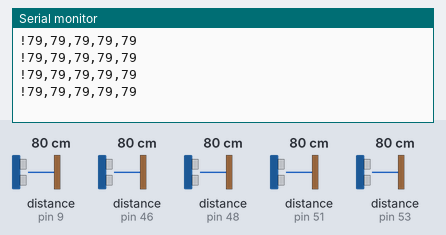
Bench run of a sketch on a simulated Arduino Mega 2560, built with avr-gcc and run on an emulated ATmega2560. Parts: the last lines printed to the serial monitor. Wiring (inferred from the names in the program): 5 × ultrasonic range finder: trigger pin 8, echo pin 9 / trigger pin 47, echo pin 46 / trigger pin 49, echo pin 48 / trigger pin 50, echo pin 51 / trigger pin 52, echo pin 53. The inputs (shaded band) are chosen by the test bench; at power-on: distance to the obstacle (sensors on pin 9, pin 46, pin 48, pin 51, pin 53) 80 cm. The echo pulse lasts 58.3 µs per cm.

Above: at 1.2 s.
1.3 s: distance to the obstacle (sensor on pin 9) set to 2 cm
At 1.79 s:
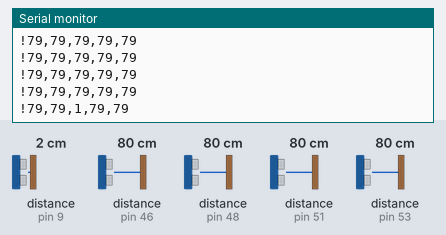
2.8 s: distance to the obstacle (sensor on pin 46) set to 2 cm
At 2.86 s:
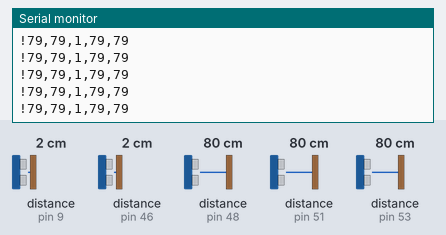
4.3 s: distance to the obstacle (sensor on pin 48) set to 2 cm
At 4.46 s:
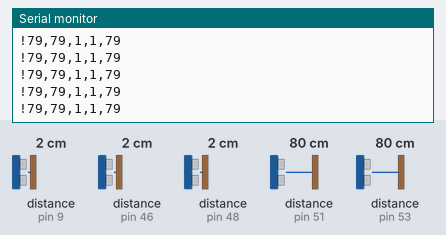
5.8 s: distance to the obstacle (sensor on pin 51) set to 2 cm
At 6.06 s:
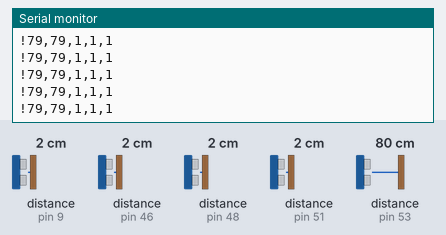
7.3 s: distance to the obstacle (sensor on pin 53) set to 2 cm
At 7.4 s:
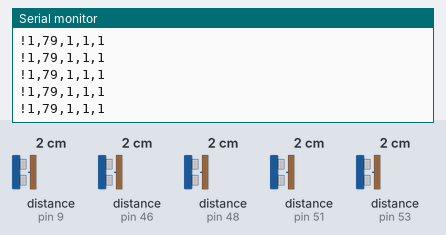
8.8 s: distance to the obstacle (sensor on pin 9) set to 4 cm
At 9.0 s:
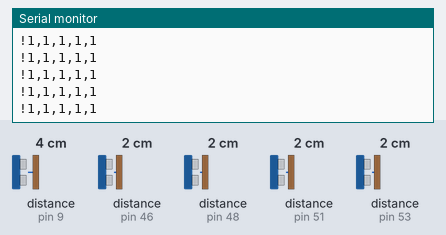
Timing chart, 0 to 11.3 s (numbered marks = the images above; inputs shaded):
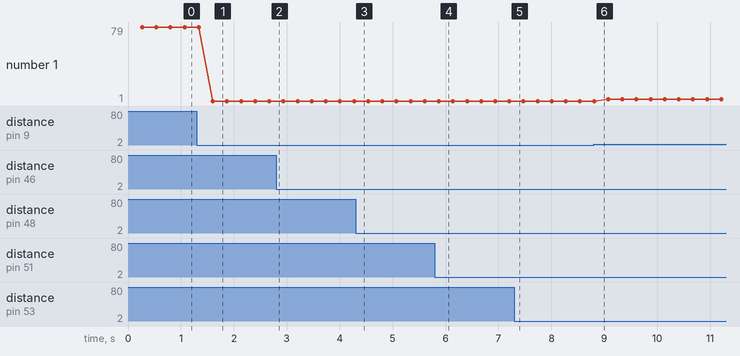

The sketch:

arduinoSend.ino
```cpp
#include <stdio.h>
//#include <Checksum.h>
#include <stdlib.h>
//Checksum _Checksum;

#define sonar1TrigPin 50
#define sonar1EchoPin 51
#define sonar2TrigPin 52
#define sonar2EchoPin 53
#define sonar3TrigPin 8
#define sonar3EchoPin 9
#define sonar4TrigPin 47
#define sonar4EchoPin 46
#define sonar5TrigPin 49
#define sonar5EchoPin 48

void setup() {
  Serial.begin(115200);

  // set up sonar

  pinMode(sonar1TrigPin, OUTPUT);
  pinMode(sonar1EchoPin, INPUT);
  pinMode(sonar2TrigPin, OUTPUT);
  pinMode(sonar2EchoPin, INPUT);
  pinMode(sonar3TrigPin, OUTPUT);
  pinMode(sonar3EchoPin, INPUT);
  pinMode(sonar4TrigPin, OUTPUT);
  pinMode(sonar4EchoPin, INPUT);
  pinMode(sonar5TrigPin, OUTPUT);
  pinMode(sonar5EchoPin, INPUT);
}
int intLen(unsigned x) {
    if(x>=1000000000) return 10;
    if(x>=100000000) return 9;
    if(x>=10000000) return 8;
    if(x>=1000000) return 7;
    if(x>=100000) return 6;
    if(x>=10000) return 5;
    if(x>=1000) return 4;
    if(x>=100) return 3;
    if(x>=10) return 2;
    if(x>=1) return 1;
    return 0;
}
void loop() {
  //sonar setup
  short int sonar1[5],sonar2[5],sonar3[5],sonar4[5],sonar5[5];
  for(int i = 0;i < 5;i++){
    sonar1[i] = sonar(sonar1EchoPin,sonar1TrigPin);
    sonar2[i] = sonar(sonar2EchoPin,sonar2TrigPin);
    sonar3[i] = sonar(sonar3EchoPin,sonar3TrigPin);
    sonar4[i] = sonar(sonar4EchoPin,sonar4TrigPin);
    sonar5[i] = sonar(sonar5EchoPin,sonar5TrigPin);
  }
  short int sonar1Tot,sonar2Tot,sonar3Tot,sonar4Tot,sonar5Tot;
  //add up the arrays and make some sanity checks
  sonar1Tot = addArray(sonar1,150);
  sonar2Tot = addArray(sonar2,150);
  sonar3Tot = addArray(sonar3,150);
  sonar4Tot = addArray(sonar4,150);
  sonar5Tot = addArray(sonar5,150);

  //Generate and send messages
  generateMessage(sonar1Tot,sonar2Tot,sonar3Tot,sonar4Tot,sonar5Tot);
  //delay between messages, we don't want to send faster then the seriell connection can handle
  //delay(5);
}
short int addArray(short int sensor[5],short int maxSize){
  //maxSize is the max length we want the sensor to handle
  short int retVal;
  for(int i = 0; i <sizeof(sensor);i++){
    retVal += sensor[i];
  }
  // the max length we bother with in CM
  retVal =  retVal/sizeof(sensor);
  if (retVal > maxSize){
    retVal = maxSize;
  }
  else if (retVal < 0){
    //we want to make sure we dont send any negative numbers
    retVal = 0;
  }
  return retVal;
}
short int sonar(short int echo,short int trigger){
  digitalWrite(trigger, LOW);
  delayMicroseconds(2);
  digitalWrite(trigger, HIGH);
  delayMicroseconds(10);
  digitalWrite(trigger, LOW);
  short int duration = pulseIn(echo, HIGH);
  int delay = 26500;

  int sleepTime = delay - duration;
  //to make sure the time is roughly the same no matter the distance
  delayMicroseconds(sleepTime);
  //since the distance is based on the duration we set a max value
  if(duration > delay){
    duration = delay;
  }

  short int retVal = (duration/2) / 29.1;
  if(retVal > 0){
    return  retVal;
  }
  return 0;
}
short int ir(int irPin){
  short int distance = 0;
  int val = analogRead(irPin);       // reads the value of the sharp sensor
  distance = 2076/(val - 11);
  if (distance<=0){
    distance = 0;
  }
  else if(distance >35){
    distance = 100;
  }
  return distance;
}

void generateMessage(short int sonar1,short int sonar2,short int sonar3,short int sonar4,short int sonar5){
    //checksum
    //char * sumCheck;
    //sumCheck = (char*)malloc(intLen(sonar1)+intLen(sonar2)+intLen(sonar3)+intLen(sonar4)+intLen(sonar5)+1);
    //sprintf(sumCheck,"%d%d%d%d%d",sonar1,sonar2,sonar3,sonar4,sonar5);

    //short int checkSum = _Checksum.generate_verhoeff(sumCheck);
    String sendString = "!";
    sendString += sonar1;
    sendString += ",";
    sendString += sonar2;
    sendString += ",";
    sendString += sonar3;
    sendString += ",";
    sendString += sonar4;
    sendString += ",";
    sendString += sonar5;
    //sendString += ",";
    //sendString += checkSum;
    //if(sendString.length() > 11){
      Serial.println(sendString);
    //}
}
```

Measured:
- after the input at 1.3 s, the serial monitor: prints a new line after 0.30 s (image 1)
- plotted number 1: 79 → 1 after the input at 1.3 s, 1 → 3 after the input at 8.8 s
